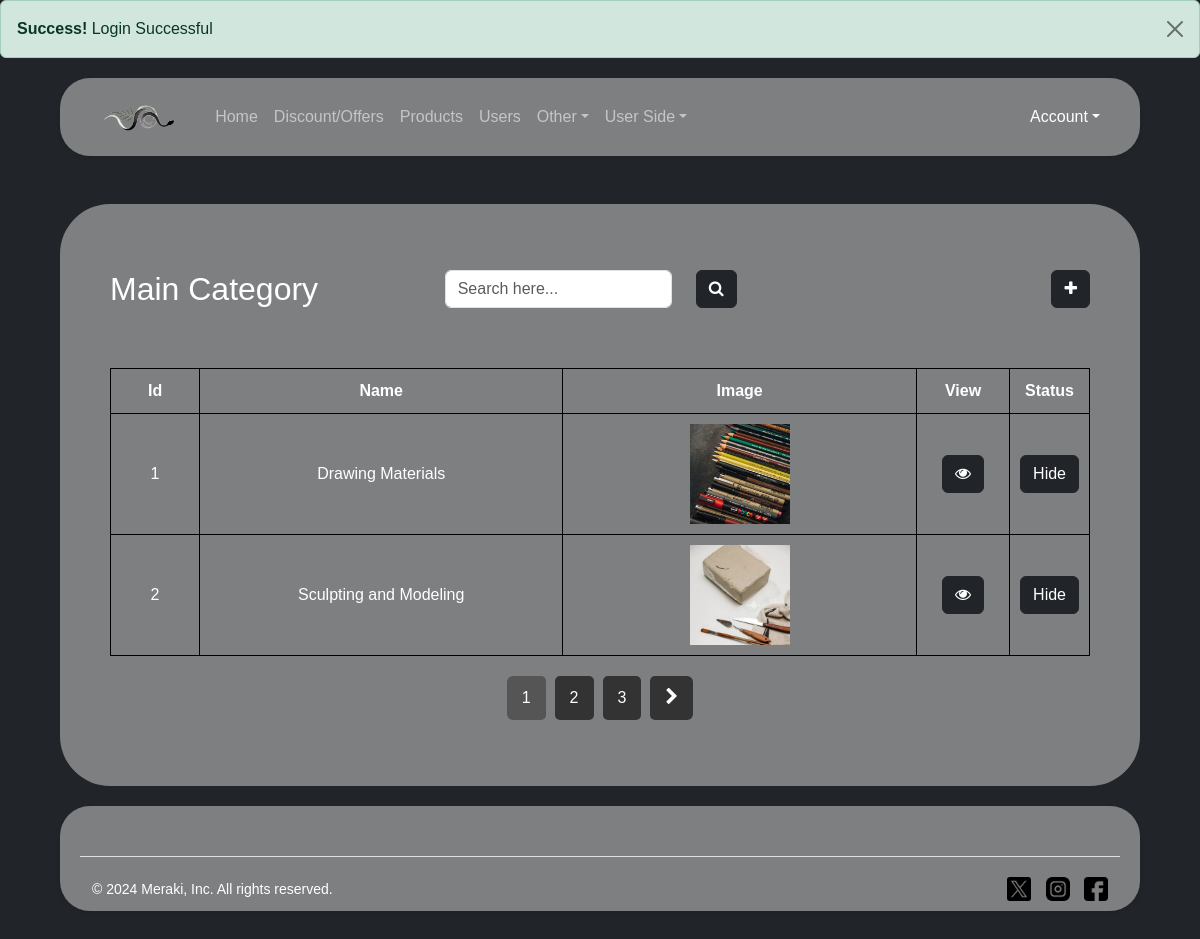
Screenshot of /AdCategory.php (signed in) with the database file from the repository.
### tables this page shows
CREATE TABLE `category_tbl` (
  `C_Id` int(3) NOT NULL,
  `C_Name` varchar(60) NOT NULL,
  `C_Img` varchar(60) NOT NULL,
  `C_Status` varchar(10) NOT NULL
);

### AdCategory.php (the view, shortened to what this page needs)
<!DOCTYPE html>
<html lang="en">
<head>
    <link rel="stylesheet" href="styles.css">
    <?php
    include 'Header.php';
    ?>
</head>
<body class="bg-dark">
    <div class="container-fluid bgcolor mt-5">
        <div class="row mt-3 mb-3">
            <h2 class="col-md-4" style="color:white">Main Category</h2>
            <div class="col-md-3" style="text-align:right">
                <form method="get"><input type="text" name="search" class="form-control"
                        placeholder="Search here...">&nbsp;
            </div>
            <div class="col-md-1"><button class="btn btn-dark"><i class="fa fa-search "></i></button></div>
            <div class="col-md-3"></div>
            <div class="col-md-1" style="text-align:right"><button class="btn btn-dark" onclick="addForm(1)"><i
                        class="fa fa-plus"></i></button></div>
        </div>
        <div class="row" id="product">
            <table>
                <tr>
                    <th>Id</th>
                    <th>Name</th>
                    <th>Image</th>
                    <th>View</th>
                    <th>Status</th>
                </tr>
                <?php
                $search = isset($_GET['search']) ? $_GET['search'] : '';
                $search_query = '';
                $q = "SELECT * FROM category_tbl $search_query";
                $result = mysqli_query($con, $q);
                $total_records = mysqli_num_rows($result);
                $records_per_page = 2;
                $total_pages = ceil($total_records / $records_per_page);
                $page = isset($_GET['page']) ? $_GET['page'] : 1;
                $start_from = ($page - 1) * $records_per_page;
                $q = "SELECT * FROM category_tbl $search_query LIMIT $start_from, $records_per_page";
                $result = mysqli_query($con, $q);
                while ($r = mysqli_fetch_assoc($result)) {
                    ?>
                    <tr>
                        <td><?php echo $r['C_Id'] ?></td>
                        <td><?php echo $r['C_Name'] ?></td>
                        <td><img src="db_img/cat_img/<?php echo $r['C_Img'] ?>" height="100px" width="100px"></td>
                        <td>
                            <form method="post" action="AdCategory.php#update_form">
                                <a href="#update_form">
                                    <button type="submit" class="btn btn-dark" value="<?php echo $r['C_Id'] ?>"
                                        name="showCat" onclick="update(1)"><i class="fa fa-eye"></i></button>
                                </a>
                            </form>
                        </td>
                        <td>
                            <form method="post" action="AdCategory.php">
                                <button type="submit" name="changeStatus" class="btn btn-dark">
                                    <?php echo $r['C_Status'] == 'Active' ? 'Hide' : 'Show'; ?>
                                </button>
                            </form>
                        </td>
                    </tr>
                    <?php
                }
                ?>
            </table>
        </div>
        <nav>
            <ul class="pagination">
                <?php
                for ($i = 1; $i <= $total_pages; $i++) {
                    echo "<li class='page-item " . ($i == $page ? 'active' : '') . "'><a class='page-link' href='?page=" . $i . "&search=" . $search . "'>" . $i . "</a></li>";
                }
                if ($page < $total_pages) {
                    echo "<li class='page-item'><a class='page-link' href='?page=" . ($page + 1) . "&search=" . $search . "'><i class='fa fa-chevron-right'></i></a></li>";
                }
                ?>
            </ul>
        </nav>
    </div>
    <?php
    include 'Footer.php';
                ?>
</body>
</html>

### styles.css (style rules this page uses)
body { background-color: #f8f9fa; font-family: Quicksand, sans-serif; color: white; }
.bgcolor { background-color: rgba(165, 165, 165, 0.7); padding: 50px; border-radius: 50px; width: auto; margin-top: 20px; margin-left: 5%; margin-right: 5%; }
a { color: #000000; text-decoration: none; }
:root { --surface-color: #fff; --curve: 40; }
table { display: block; overflow-x: auto; white-space: nowrap; padding: 20px; }
.pagination { justify-content: center; }
.pagination li { margin: 0 5px; }
.pagination li a { color: #fff; background-color: #333; border: none; padding: 10px 15px; font-size: 16px; border-radius: 5px; cursor: pointer; }
.pagination li.active a { background-color: #555; }
.pagination li a i { font-size: 18px; }

### AdCategory.php (style rules this page uses)
tr { border: 1px black solid; text-align: center; }
table { width: 100%; }
th, td { width: 100%; border: 1px black solid; padding: 10px; }
th:nth-child(1), td:nth-child(1) { width: 10%; }
th:nth-child(2), td:nth-child(2) { width: 40%; }
th:nth-child(3), td:nth-child(3) { width: 40%; }

### rows the page displays
category_tbl: C_Id "1", C_Name "Drawing Materials", C_Img (picture), C_Status "Hide"
category_tbl: C_Id "2", C_Name "Sculpting and Modeling", C_Img (picture), C_Status "Hide"

### other values shown
$_COOKIE['success'] "Login Successful"
